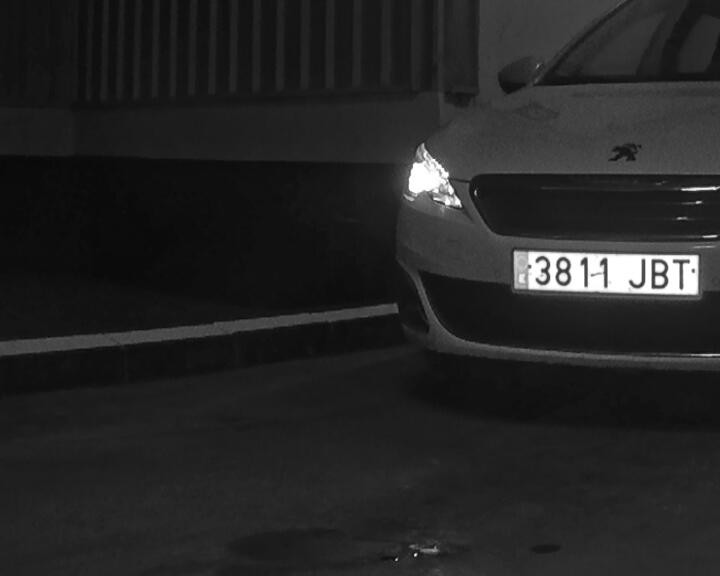
#> input picture IMAGENESE1/E1,CAM1,250210002657228,3811JBT,9989.jpg, 720 x 576 px, found by its file name
$ jupyter execute Deteccion_Placa_Filtro_Canny.ipynb   (shell and % lines are left out)
#> lines starting #> are read from the running program, lines starting #| are printed output that depends on the picture; after the words box and inside, x2 and y2 are one past the last pixel; in counts of white or black regions, pixels touching at a corner belong together
#> the answer given: E1,CAM1,250210002657228,3811JBT,9989.jpg
#> in reconocer_placa_consola, img is the input picture: shape (576, 720, 3); min 8, max 255, mean 36.5
[cell 1]
from google.colab import files
import cv2
import numpy as np
import easyocr
import matplotlib.pyplot as plt

[cell 2]
def detectar_placa(img):
    # Convertir la imagen a escala de grises
    gray = cv2.cvtColor(img, cv2.COLOR_BGR2GRAY)
    # Aplicar un filtro bilateral para reducir el ruido mientras se preservan los bordes
    bfilter = cv2.bilateralFilter(gray, 11, 17, 17)
    # Detectar bordes utilizando el algoritmo Canny
    edged = cv2.Canny(bfilter, 30, 200)
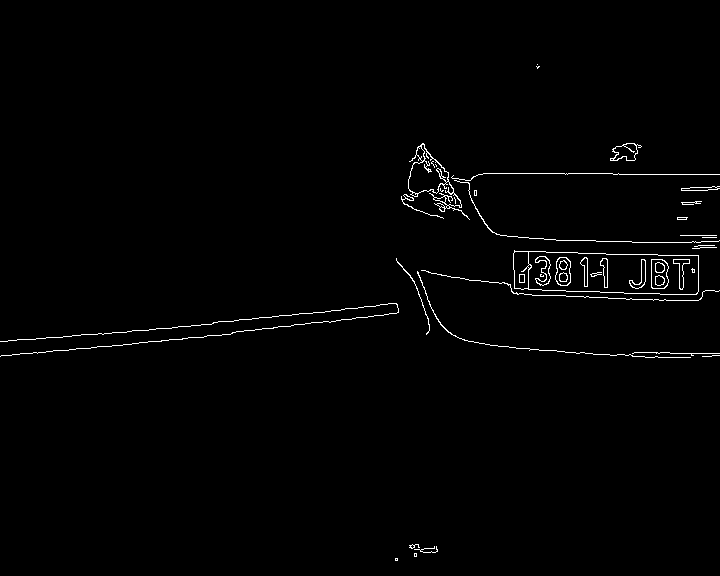
#> edged: shape (576, 720); 1.1% white in thin lines or dots, all inside (x1, y1, x2, y2) = (0, 64, 720, 561)

    # Encontrar contornos en la imagen
    keypoints = cv2.findContours(edged.copy(), cv2.RETR_TREE, cv2.CHAIN_APPROX_SIMPLE)
#> keypoints = 82 contours, 42 with area under 20; largest, box (x1, y1, x2, y2) and area: (513, 250, 699, 295) 7090, (528, 251, 699, 295) 6535, (408, 143, 470, 220) 1332, (408, 144, 449, 194) 1019, (513, 251, 530, 290) 534
    contours = keypoints[0] if len(keypoints) == 2 else keypoints[1]
#> contours has the same summary as keypoints
    # Ordenar los contornos por área, de mayor a menor, y tomar los 10 más grandes
    contours = sorted(contours, key=cv2.contourArea, reverse=True)[:10]
#> contours = 10 contours; largest, box (x1, y1, x2, y2) and area: (513, 250, 699, 295) 7090, (528, 251, 699, 295) 6535, (408, 143, 470, 220) 1332, (408, 144, 449, 194) 1019, (513, 251, 530, 290) 534

    location = None
    for contour in contours:
        # Aproximar el contorno a un polígono
        approx = cv2.approxPolyDP(contour, 10, True)
        # Si el polígono tiene 4 vértices, asumimos que es la placa
        if len(approx) == 4:
            location = approx
            break
#> this loop made 1 pass
#> location on pass 1: [[513, 253], [514, 288], [698, 291], [698, 255]]

    if location is not None:
        # Crear una máscara para aislar la región de la placa
        mask = np.zeros(gray.shape, np.uint8)
        new_image = cv2.drawContours(mask, [location], 0, 255, -1)
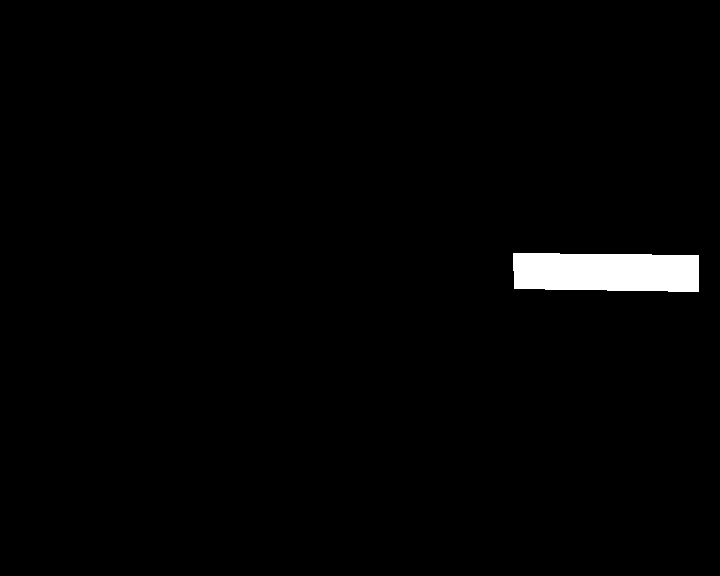
#> new_image: shape (576, 720); 1.6% white; 1 white region, box (x1, y1, x2, y2) and area: (513, 253, 699, 292) 6769
        new_image = cv2.bitwise_and(img, img, mask=mask)
#> new_image: shape (576, 720, 3)

        # Extraer la región de la placa
        (x, y) = np.where(mask == 255)
#> x = 6769 values from 253 to 291; y = 6769 values, max 698 at index 371, min 513 at index 0, mean 606.1
        (x1, y1) = (np.min(x), np.min(y))
#> x1 = 253; y1 = 513
        (x2, y2) = (np.max(x), np.max(y))
#> x2 = 291; y2 = 698
        placa_img = gray[x1:x2+1, y1:y2+1]
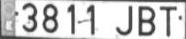
#> placa_img: shape (39, 186); min 43, max 255, mean 203.6

        return placa_img

    return None

def reconocer_placa(placa_img):
    # Inicializar el lector OCR para español
    reader = easyocr.Reader(['es'])
    # Realizar OCR en la imagen de la placa
    result = reader.readtext(placa_img)
    if result:
        # Devolver el texto reconocido
        return result[0][-2]
    return None

def reconocer_placa_consola():
    print("Por favor, selecciona una imagen del vehículo:")
    uploaded = files.upload()

    if not uploaded:
        print("No se seleccionó ninguna imagen.")
        return

    # Leer la imagen subida
    image_path = next(iter(uploaded))
    img = cv2.imread(image_path)
    img_rgb = cv2.cvtColor(img, cv2.COLOR_BGR2RGB)

    # Detectar la placa en la imagen
    placa_img = detectar_placa(img)
    if placa_img is not None:
        # Reconocer el texto de la placa
        texto_placa = reconocer_placa(placa_img)
        if texto_placa:
            print(f"Placa detectada: {texto_placa}")
            plt.figure(figsize=(10,5))
            plt.subplot(121)
            plt.imshow(img_rgb)
            plt.title("Imagen original")
            plt.axis('off')
            plt.subplot(122)
            plt.imshow(placa_img, cmap='gray')
            plt.title("Placa detectada")
            plt.axis('off')
            plt.show()
        else:
            print("No se pudo reconocer el texto de la placa")
    else:
        print("No se detectó ninguna placa en la imagen")

[cell 3]
# Uso
reconocer_placa_consola()
#> (the call stopped at in reconocer_placa, `reader = easyocr.Reader(['es'])`: easyocr is not available in this run)

[cell 4]
# Uso
reconocer_placa_consola()
#> the answer given: E1,CAM1,250210005134979,8485MSR,9992.jpg
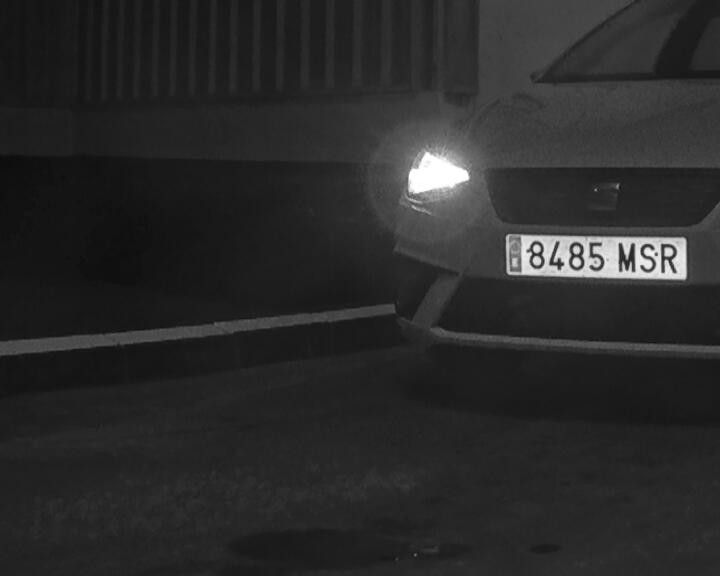
#> input picture IMAGENESE1/E1,CAM1,250210005134979,8485MSR,9992.jpg, 720 x 576 px, found by its file name
#> in reconocer_placa_consola, img is the input picture: shape (576, 720, 3); min 12, max 255, mean 42.4
#> in detectar_placa (call 2), `edged = cv2.Canny(bfilter, 30, 200)`:
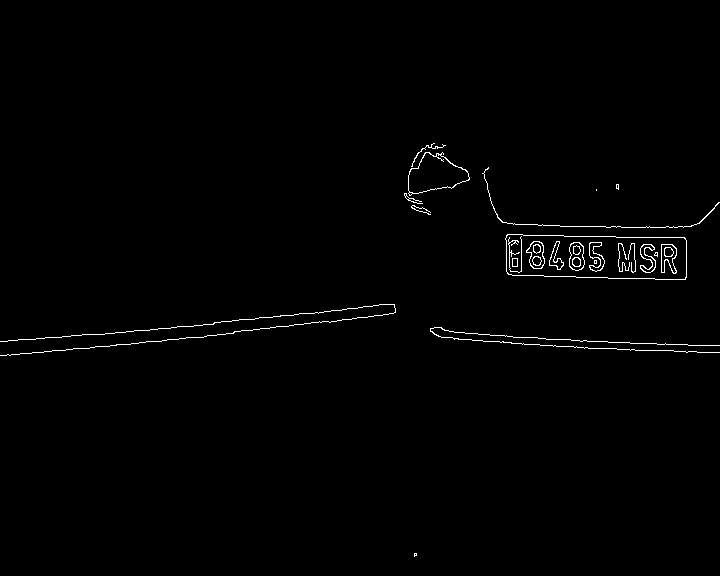
#> edged: shape (576, 720); 0.88% white in thin lines or dots, all inside (x1, y1, x2, y2) = (0, 143, 720, 557)
#> in detectar_placa (call 2), `keypoints = cv2.findContours(edged.copy(), cv2.RETR_TREE, cv2.CHAIN_AP..`: keypoints = 49 contours, 20 with area under 20; largest, box (x1, y1, x2, y2) and area: (505, 234, 687, 280) 7375, (505, 234, 687, 280) 7369, (408, 152, 470, 196) 1597, (408, 152, 470, 194) 1554, (569, 242, 585, 271) 354
#> in detectar_placa (call 2), `contours = keypoints[0] if len(keypoints) == 2 else keypoints[1]`: contours has the same summary as keypoints
#> in detectar_placa (call 2), `contours = sorted(contours, key=cv2.contourArea, reverse=True)[:10]`: contours = 10 contours; largest, box (x1, y1, x2, y2) and area: (505, 234, 687, 280) 7375, (505, 234, 687, 280) 7369, (408, 152, 470, 196) 1597, (408, 152, 470, 194) 1554, (569, 242, 585, 271) 354
#> the loop in detectar_placa (call 2), `for contour in contours:` made 1 pass
#> location on pass 1: [[505, 238], [512, 275], [686, 277], [684, 237]]
#> in detectar_placa (call 2), `new_image = cv2.drawContours(mask, [location], 0, 255, -1)`:
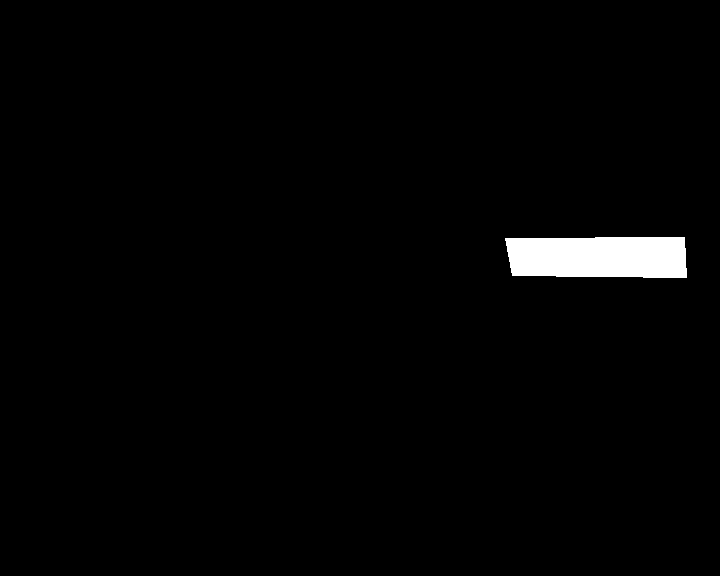
#> new_image: shape (576, 720); 1.7% white; 1 white region
#> in detectar_placa (call 2), `(x, y) = np.where(mask == 255)`: x = 7008 values from 237 to 277; y = 7008 values, max 686 at index 5603, min 505 at index 90, mean 598.1
#> in detectar_placa (call 2), `(x1, y1) = (np.min(x), np.min(y))`: x1 = 237; y1 = 505
#> in detectar_placa (call 2), `(x2, y2) = (np.max(x), np.max(y))`: x2 = 277; y2 = 686
#> in detectar_placa (call 2), `placa_img = gray[x1:x2+1, y1:y2+1]`:
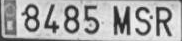
#> placa_img: shape (41, 182); min 32, max 247, mean 170.2
#> (the call stopped at in reconocer_placa, `reader = easyocr.Reader(['es'])`: easyocr is not available in this run)

[cell 5]
# Uso
reconocer_placa_consola()
#> the answer given: E1,CAM1,250210005134979,8485MSR,9992.jpg
#> in detectar_placa (call 3), `contours = keypoints[0] if len(keypoints) == 2 else keypoints[1]`: contours has the same summary as keypoints
#> (the call stopped at in reconocer_placa, `reader = easyocr.Reader(['es'])`: easyocr is not available in this run)

[cell 6]
# Uso
reconocer_placa_consola()
#> the answer given: E1,CAM1,250210005134979,8485MSR,9992.jpg
#> in detectar_placa (call 4), `contours = keypoints[0] if len(keypoints) == 2 else keypoints[1]`: contours has the same summary as keypoints
#> (the call stopped at in reconocer_placa, `reader = easyocr.Reader(['es'])`: easyocr is not available in this run)

[cell 7]
# Uso
reconocer_placa_consola()
#> the answer given: E1,CAM1,250210005134979,8485MSR,9992.jpg
#> in detectar_placa (call 5), `contours = keypoints[0] if len(keypoints) == 2 else keypoints[1]`: contours has the same summary as keypoints
#> (the call stopped at in reconocer_placa, `reader = easyocr.Reader(['es'])`: easyocr is not available in this run)

[cell 8]
# Uso
reconocer_placa_consola()
#> the answer given: E1,CAM1,250210005134979,8485MSR,9992.jpg
#> in detectar_placa (call 6), `contours = keypoints[0] if len(keypoints) == 2 else keypoints[1]`: contours has the same summary as keypoints
#> (the call stopped at in reconocer_placa, `reader = easyocr.Reader(['es'])`: easyocr is not available in this run)

[cell 9]
# Uso
reconocer_placa_consola()
#> the answer given: E1,CAM1,250210005134979,8485MSR,9992.jpg
#> in detectar_placa (call 7), `contours = keypoints[0] if len(keypoints) == 2 else keypoints[1]`: contours has the same summary as keypoints
#> (the call stopped at in reconocer_placa, `reader = easyocr.Reader(['es'])`: easyocr is not available in this run)
